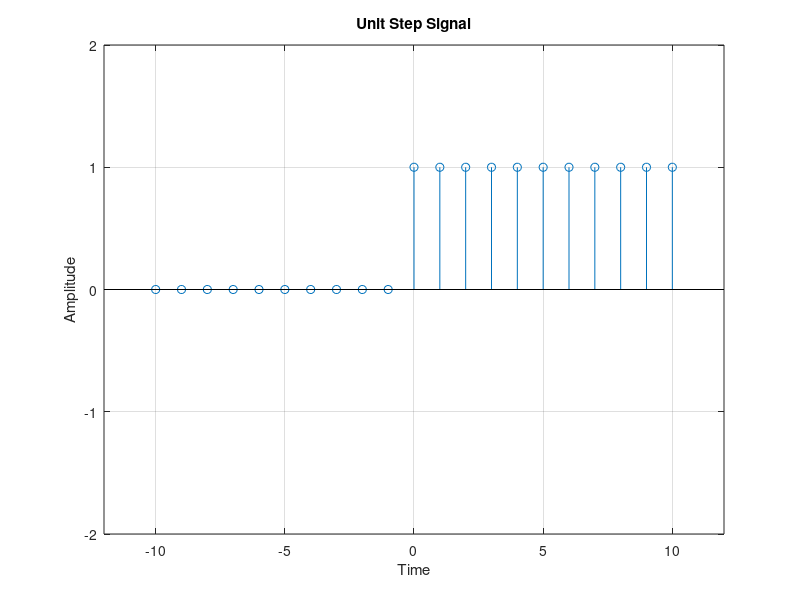

Reproduce this figure in MATLAB.

n=-10:10;
u=[zeros(1,10) 1 ones(1,10)];
stem(n,u);
axis([-12 12 -2 2])
xlabel('Time');
ylabel('Amplitude');
title('Unit Step Signal');
grid on;